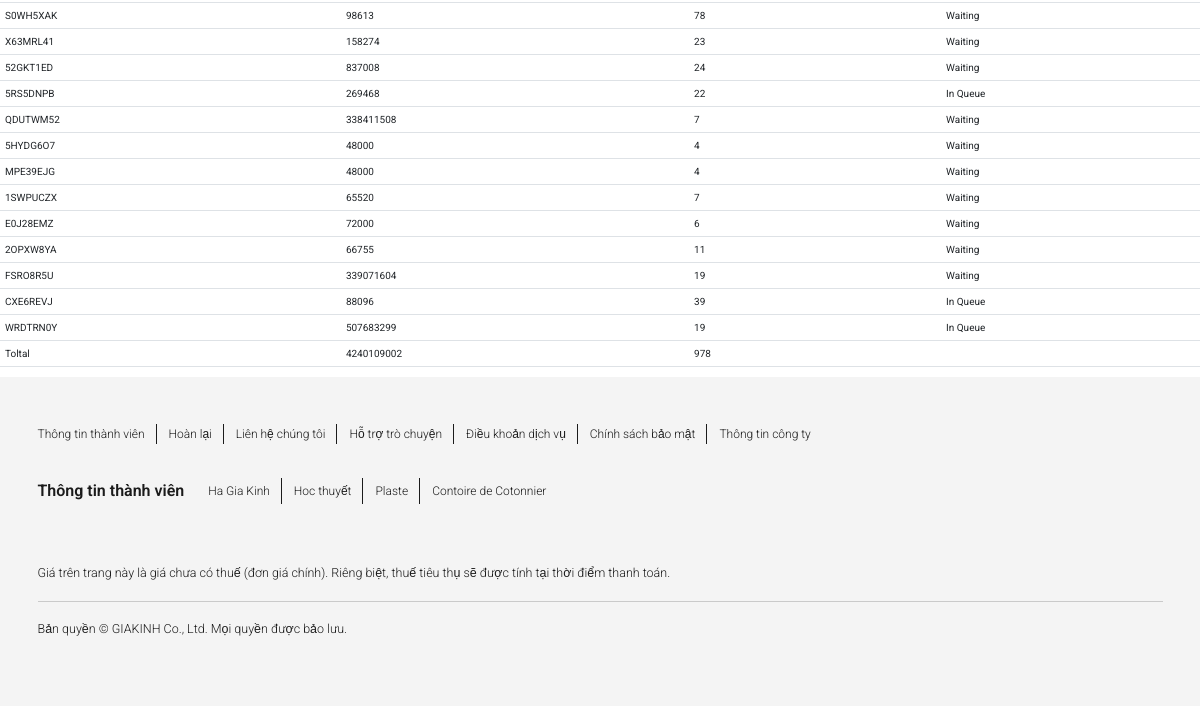
Before: /order/ (signed in, lower part) with the older database file.
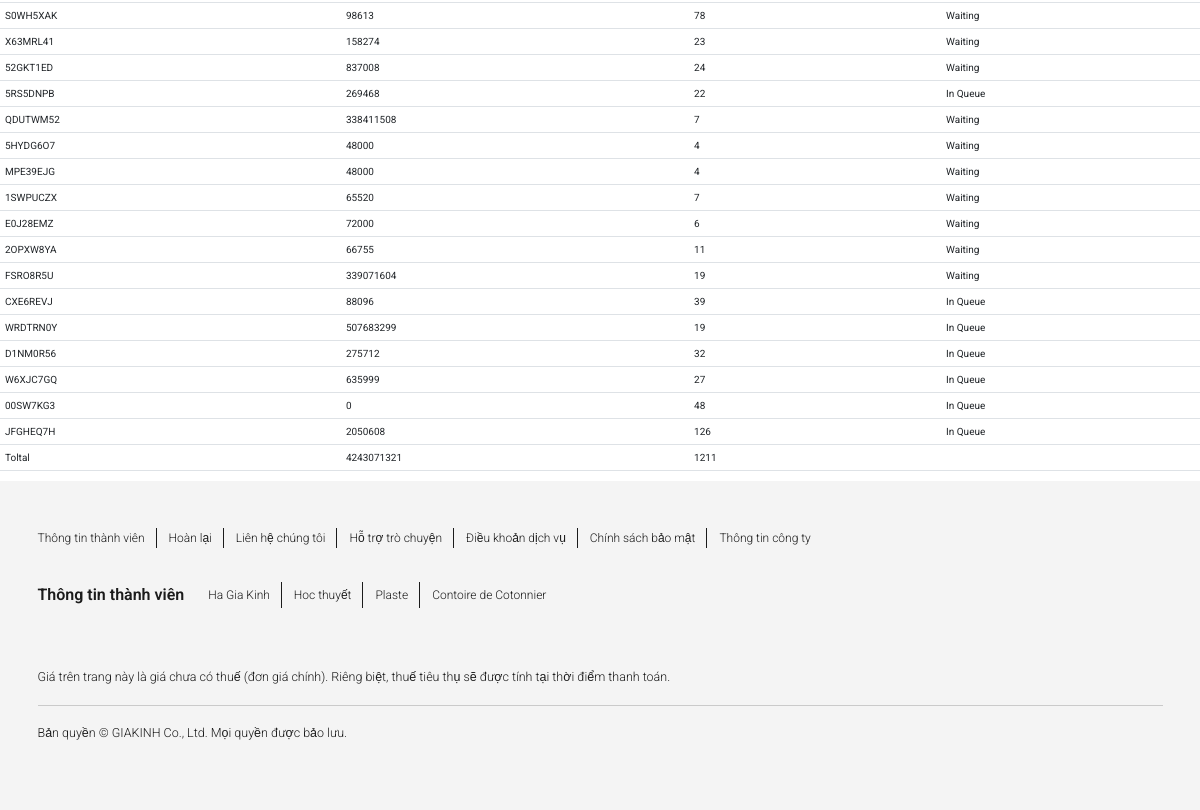
After: the same page with the newer database file.
### order/models.py (models this page shows, shortened)
class Order(models.Model):
    user = models.ForeignKey(User, on_delete=models.CASCADE)
    code = models.CharField(default="XXXXXXX", max_length=256)
    state_choices = (
        ('In Queue', 'In Queue'),
        ('Processing', 'Processing'),
        ('Ready', 'Ready'),
        ('Delivered', 'Delivered'),
        ('Paid', 'Paid'),
        ('Cancelled', 'Cancelled'),
    )
    state = models.CharField( max_length=256, choices=state_choices, default=state_choices[0][0])
    totalprice = models.IntegerField(default=0)
    quantity = models.IntegerField(default=0)
    date = models.DateTimeField(auto_now=True)
    phonenumber = models.CharField(max_length=20, default=None, blank=True, null=True)
    address = models.CharField(max_length=200, default=None, blank=True, null=True)

### appUser/views.py (the view)
# urls.py: path('order/', views.orderUser, name ='order'),
@login_required
def orderUser(request):
    orders = Order.objects.filter(user=request.user)
    totalprice=0
    quantity=0
    for order in orders:
        totalprice += order.totalprice
        quantity += order.quantity
    return render(request, 'user/order.html', {'orders': orders, 'totalprice': totalprice, 'quantity': quantity})

### templates/user/order.html (shortened to what this page needs)
{% extends "base/base.html" %}
{% block block_body %}
<form action="" method="POST">
<table class="table">
    {% for order in orders %}
    <tr>
        <td>{{order.code}}</td>
        <td>{{order.totalprice}}</td>
        <td>{{order.quantity}}</td>
        <td>{{order.state}}</td>
    </tr>
    {% endfor %}
    <tr>
        <td>Toltal</td>
        <td>{{totalprice}}</td>
        <td>{{quantity}}</td>
        <td></td>
    </tr>
</table>
</form>
{% endblock %}

Changed rows visible on the page:
added Order: code "D1NM0R56", totalprice "275712", quantity "32", state "In Queue"
added Order: code "W6XJC7GQ", totalprice "635999", quantity "27", state "In Queue"
added Order: code "00SW7KG3", totalprice "0", quantity "48", state "In Queue"
added Order: code "JFGHEQ7H", totalprice "2050608", quantity "126", state "In Queue"
Other visible differences:
{{ totalprice }}: "4240109002" → "4243071321"
{{ quantity }}: "978" → "1211"
